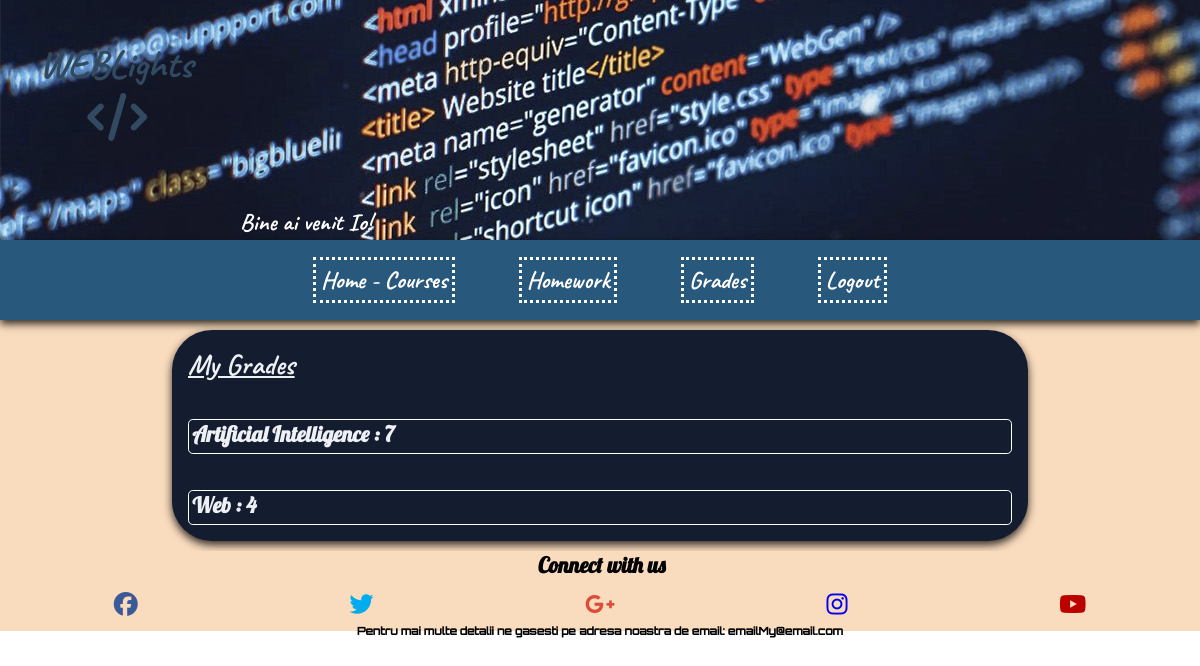
Screenshot of /bazinga2.php (signed in) with the database file from the repository.
### tables this page shows
CREATE TABLE IF NOT EXISTS `courses` (
  `code` int(11) NOT NULL AUTO_INCREMENT,
  `subject` varchar(128) DEFAULT NULL,
  `description` text,
  `participation` int(255) DEFAULT NULL,
  `homework` text,
  PRIMARY KEY (`code`)
);

CREATE TABLE IF NOT EXISTS `assigned_courses` (
  `assigned_id` int(11) NOT NULL AUTO_INCREMENT,
  `user_id` int(11) DEFAULT NULL,
  `course_code` int(11) DEFAULT NULL,
  `data` text,
  `grade` int(11) DEFAULT NULL,
  PRIMARY KEY (`assigned_id`)
);

### include/updateGrades.php (called while the page is built, shortened)
<?php
global $link;
$email = $_SESSION['email'];
$sql = "SELECT client_id FROM users WHERE email = '$email'";
$result = mysqli_query($link, $sql);
if ( mysqli_num_rows($result) == 1 ){
  $user = mysqli_fetch_array($result);
  $id_user = $user['client_id'];
}
$sql = "SELECT code, subject, grade, course_code  FROM courses, assigned_courses WHERE user_id = '$id_user' AND code = course_code";
$result = mysqli_query($link, $sql);
while ($row = mysqli_fetch_array($result)) {
  $products[] = array(
    'code' => $row['code'],
    'subject' => $row['subject'],
    'grade' => $row['grade']
  );
}
?>

### bazinga2.php (the view, shortened to what this page needs)
<?php
  if ( $_SESSION['logged_in'] != "da" ) {
    header ('Location: firstLogin.php');
  }
  else {
      $first_name = $_SESSION['first_name'];
  }
?>
<!DOCTYPE html>
<html >
  <head>
    <link rel="stylesheet" href="css/styleLog.css" type="text/css">
    <link rel="stylesheet" href="css/style.css" type="text/css">
  <?php include '/include/updateGrades.php' ?>
  <body>
    <div class="page">
      <header class="header--page">
        <h1 class="header__logo">
          <span>W</span>
          <span>E</span>
          <span>B</span>
          <span>L</span>
          <span>i</span>
          <span>g</span>
          <span>h</span>
          <span>t</span>
          <span>s</span>
          <p>
            <span class="space--left">
              <i class="fas fa-code"></i>
          </span>
        </p>
        </h1>
        <?php echo ' <span class="header__welcome">Bine ai venit <span class="first_letter_upp">'.$first_name.'! </span></span>  ';?>
      </header>
      <nav class="navi">
         <ul class="navi__ul">
            <li class="navi__li"><a href="bazinga.php">Home - Courses</a></li>
            <li class="navi__li"><a href="bazinga1.php">Homework</a></li>
            <li class="navi__li"><a href="bazinga2.php">Grades</a></li>
            <li class="navi__li"><a href="/Tech_WEB4/include/logout.php">Logout</a></li>
         </ul>
      </nav>
      <section class="section--public3">
        <h1>My Grades</h1>
        <?php foreach ($products as $product) { ?>
            <div class="dbContent">
              <div class="dbContent-text">
              <h2>
              <?php echo $product['subject']; ?> :
              <?php
              if ($product['grade'] == null)
                echo "<h1><small>  Nota indisponibila! </small></h1>";
                else {
                  echo $product['grade'];
                }
               ?>
             </h2>
            </div>
          </div>
       <?php } ?>
      </section>
      <footer class="footer--public">
          <?php include '/include/footer.php' ?>
      </footer>
    </div>
  </body>
</html>

### css/styleLog.css (style rules this page uses)
* { margin: 0px auto; padding: 0px; }
.header__logo { margin: 0; padding: 2.45rem 0 0 2.45rem; font-size: 2.45em; color: #324A5F; font-family: Cav; flex-basis: 60%; }
h1 span { display: table-cell; margin: 0; padding: 0; animation: animate 3s linear infinite; }
h1 span:nth-child(1) { animation-delay: 0.25s; }
h1 span:nth-child(2) { animation-delay: 0.5s; }
h1 span:nth-child(3) { animation-delay: 0.75s; }
h1 span:nth-child(4) { animation-delay: 1s; }
h1 span:nth-child(5) { animation-delay: 1.25s; }
h1 span:nth-child(6) { animation-delay: 1.5s; }
h1 span:nth-child(7) { animation-delay: 1.75s; }
h1 span:nth-child(8) { animation-delay: 2s; }
h1 span:nth-child(9) { animation-delay: 2.25s; }
h1 p span:nth-child(1) { animation-delay: 2.5s; }
.space--left { padding-left: 3rem; padding-bottom: 3.6rem; font-size: 3rem; }
h2 { font-size: 1rem; }
footer { height: 5rem; background-color: white; text-align: center; font-family: Orbm; }

### css/style.css (style rules this page uses)
* { margin: 0px auto; padding: 0px; }
.page { width: 100% height: 105rem; background-color: #F9DBBD; padding: 0rem 0rem; margin: 0 auto; border: 1 solid red; }
.header--page { width: 100%; height: 15rem; background: #DA627D; background: url(pictures/headerpg.jpg) no-repeat; background-size: cover; }
.header__welcome { margin-left: 15rem; text-align: center; color: white; font-family: Cav; font-size: 1.5rem; }
.first_letter_upp { text-transform: capitalize; }
.navi { width: 100%; height: 5rem; background-color: #28587B; }
.navi__ul { list-style-type: none; height: 100%; margin: 0; padding: 0; display: flex; justify-content: center; align-items: center; box-shadow: 0 4px 8px 0 rgba(0, 0, 0, 0.8); }
.navi__li { border: 3px dotted white; padding: 0.30rem; font-size: 1.2rem; margin: 2rem; }
nav ul li a { text-decoration: none; background-color: none; color: white; font-family: Cav; font-size: 1.5rem; }
.section--public3 { height: auto; width: 70%; margin-top: 0.6rem; padding: 0.5rem; margin-bottom: 0.6rem; background-color: #141C2F; border-radius: 2.5rem; color: #EDF0F5; font-family: Cav; font-size: 1.2rem; align-content: center; box-shadow: 0 4px 8px 0 rgba(0, 0, 0, 0.8); }
.footer--public { background-color: #F9DBBD; }
.dbContent { margin-top: 1.25rem; display: flex; flex-direction: column; }
.dbContent-text { margin: 0.5rem; border: 1px solid white; border-radius: 0.3rem; font-size: 1rem; }
section h1 { padding: 0.5rem; text-decoration: underline; }
div h2 { padding-left: 0.2rem; font-size: 1.35rem; padding-bottom: 0.4rem; font-family: Lob; }

### rows the page displays
courses: subject "Artificial Intelligence", assigned_courses.grade "7"
courses: subject "Web", assigned_courses.grade "4"

### other values shown
$first_name "Io"
